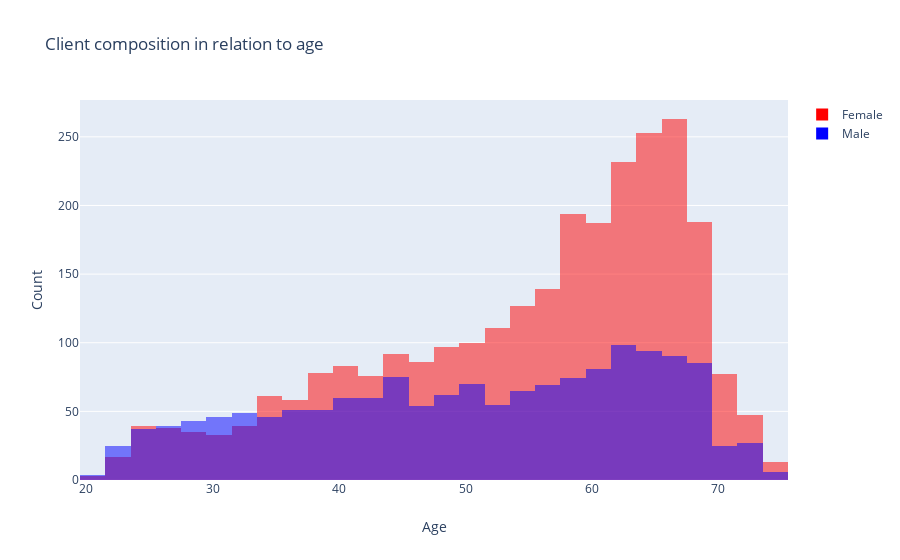

Notebook cell for this chart:
### Markdown cell above
## Age

### Code cell
trace0=go.Histogram(x=df_grouped[df_grouped.is_male==1].age,
        marker=dict(
        color="blue",
        opacity=0.5
        ),
        name="Male")
trace1=go.Histogram(x=df_grouped[df_grouped.is_male!=1].age,
        marker=dict(
        color="red",
        opacity=0.5
        ),
        name="Female")

data=[trace1,trace0]
figure=go.Figure(
    data=data,
    layout=go.Layout(
    
        barmode="overlay",
        title="Client composition in relation to age",
        yaxis=dict(title="Count"),
        xaxis=dict(title="Age")

    
    ))
iplot(figure)

### Figure 1 — Plotly figure (JSON) as saved in the notebook; plotly's stock layout.template omitted (floating-point values rounded to 4 significant figures; data arrays with more than 128 entries replaced by an {"elided": "..."} marker saying what was removed)
{"data": [{"marker": {"color": "red", "opacity": 0.5}, "name": "Female", "type": "histogram", "x": {"elided": "2766 int values"}}, {"marker": {"color": "blue", "opacity": 0.5}, "name": "Male", "type": "histogram", "x": {"elided": "1541 int values"}}], "layout": {"barmode": "overlay", "title": {"text": "Client composition in relation to age"}, "xaxis": {"title": {"text": "Age"}}, "yaxis": {"title": {"text": "Count"}}}}
